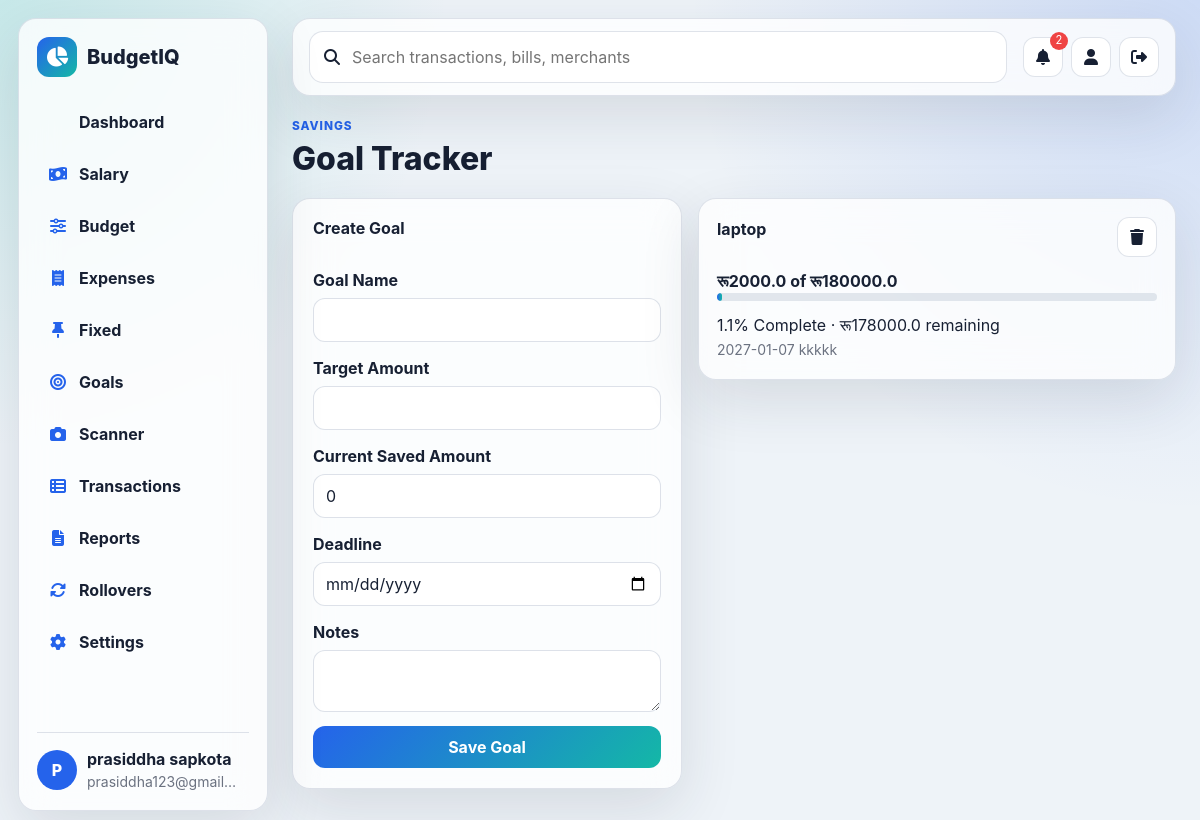
The page /goals (signed in) on the database its author committed.
### models.py (models this page shows, shortened)
class User(UserMixin, db.Model):
    __tablename__ = "users"
    id = db.Column(db.Integer, primary_key=True)
    name = db.Column(db.String(120), nullable=False)
    email = db.Column(db.String(255), nullable=False, unique=True, index=True)
    password_hash = db.Column(db.String(255), nullable=False)
    created_at = db.Column(db.DateTime, default=datetime.utcnow)

class SavingsGoal(db.Model):
    __tablename__ = "savings_goals"
    id = db.Column(db.Integer, primary_key=True)
    user_id = db.Column(db.Integer, db.ForeignKey("users.id"), nullable=False)
    name = db.Column(db.String(120), nullable=False)
    target_amount = db.Column(db.Float, nullable=False)
    current_amount = db.Column(db.Float, nullable=False, default=0)
    deadline = db.Column(db.Date)
    notes = db.Column(db.Text)
    created_at = db.Column(db.DateTime, default=datetime.utcnow)
    @property
    def percent(self):
        if self.target_amount <= 0:
            return 0
        return min(100, round((self.current_amount / self.target_amount) * 100, 1))
    @property
    def remaining(self):
        return max(0, self.target_amount - self.current_amount)

### routes/main.py (the view, shortened to what this page needs)
@main_bp.route("/goals", methods=["GET", "POST"])
@login_required
def goals():
    rows = SavingsGoal.query.filter_by(user_id=current_user.id).order_by(SavingsGoal.deadline.asc()).all()
    return render_template("goals.html", goals=rows, symbol=currency_symbol((latest_salary() or Salary(currency="INR")).currency))

### routes/main.py (called while the page is built)
def latest_salary():
    return Salary.query.filter_by(user_id=current_user.id).order_by(Salary.salary_date.desc()).first()

def currency_symbol(code):
    return {"INR": "₹", "USD": "$", "EUR": "€", "GBP": "£", "NPR": "रू"}.get(code or "INR", code or "₹")

### templates/goals.html
{% extends "base.html" %}
{% block content %}
<section class="page-head"><div><p class="eyebrow">Savings</p><h1>Goal Tracker</h1></div></section>
<section class="two-col">
  <form class="glass-panel stack-form" method="post">
    <h2>Create Goal</h2>
    <label>Goal Name<input class="form-control" name="name" required></label>
    <label>Target Amount<input class="form-control" type="number" step="0.01" name="target_amount" required></label>
    <label>Current Saved Amount<input class="form-control" type="number" step="0.01" name="current_amount" value="0"></label>
    <label>Deadline<input class="form-control" type="date" name="deadline"></label>
    <label>Notes<textarea class="form-control" name="notes"></textarea></label>
    <button class="btn btn-primary">Save Goal</button>
  </form>
  <div class="goal-grid">
    {% for goal in goals %}
    <article class="glass-panel goal-card">
      <div class="section-title"><h2>{{ goal.name }}</h2><form method="post" action="{{ url_for('main.delete_goal', goal_id=goal.id) }}"><button class="icon-btn"><i class="fa-solid fa-trash"></i></button></form></div>
      <strong>{{ symbol }}{{ goal.current_amount|round(2) }} of {{ symbol }}{{ goal.target_amount|round(2) }}</strong>
      <div class="progress"><span style="width: {{ goal.percent }}%"></span></div>
      <p>{{ goal.percent }}% Complete · {{ symbol }}{{ goal.remaining|round(2) }} remaining</p>
      <small>{{ goal.deadline or "No deadline" }} {{ goal.notes }}</small>
    </article>
    {% endfor %}
  </div>
</section>
{% endblock %}

### templates/base.html (shortened to what this page needs)
<!doctype html>
<html lang="en" data-theme="{{ active_theme }}">
<head>
  <link href="https://cdn.jsdelivr.net/npm/bootstrap@5.3.3/dist/css/bootstrap.min.css" rel="stylesheet">
  <link href="https://cdnjs.cloudflare.com/ajax/libs/font-awesome/6.5.2/css/all.min.css" rel="stylesheet">
  <link href="{{ url_for('static', filename='css/style.css') }}" rel="stylesheet">
</head>
<body>
  {% if current_user.is_authenticated %}
  <aside class="sidebar glass-panel">
    <div class="brand"><span class="brand-icon"><i class="fa-solid fa-chart-pie"></i></span><span>BudgetIQ</span></div>
    <nav>
      <a href="{{ url_for('main.dashboard') }}"> Dashboard</a>
      <a href="{{ url_for('main.salary') }}"><i class="fa-solid fa-money-bill-wave"></i> Salary</a>
      <a href="{{ url_for('main.budget') }}"><i class="fa-solid fa-sliders"></i> Budget</a>
      <a href="{{ url_for('main.expenses') }}"><i class="fa-solid fa-receipt"></i> Expenses</a>
      <a href="{{ url_for('main.fixed') }}"><i class="fa-solid fa-thumbtack"></i> Fixed</a>
      <a href="{{ url_for('main.goals') }}"><i class="fa-solid fa-bullseye"></i> Goals</a>
      <a href="{{ url_for('main.scanner') }}"><i class="fa-solid fa-camera"></i> Scanner</a>
      <a href="{{ url_for('main.transactions') }}"><i class="fa-solid fa-table-list"></i> Transactions</a>
      <a href="{{ url_for('main.reports') }}"><i class="fa-solid fa-file-lines"></i> Reports</a>
      <a href="{{ url_for('main.rollovers') }}"><i class="fa-solid fa-rotate"></i> Rollovers</a>
      <a href="{{ url_for('main.settings') }}"><i class="fa-solid fa-gear"></i> Settings</a>
    </nav>
    <div class="profile-chip">
      <div class="avatar">{{ current_user.name[:1]|upper }}</div>
      <div><strong>{{ current_user.name }}</strong><small>{{ current_user.email }}</small></div>
    </div>
  </aside>
  {% endif %}
  <main class="{% if current_user.is_authenticated %}app-shell{% else %}auth-shell{% endif %}">
    {% if current_user.is_authenticated %}
    <header class="topbar glass-panel">
      <form class="searchbar" action="{{ url_for('main.transactions') }}">
        <i class="fa-solid fa-magnifying-glass"></i>
        <input name="q" placeholder="Search transactions, bills, merchants">
      </form>
      <div class="top-actions">
        <form method="post" action="{{ url_for('main.mark_notifications_read') }}">
          <button class="icon-btn" title="Notifications"><i class="fa-solid fa-bell"></i>{% if unread_count %}<span>{{ unread_count }}</span>{% endif %}</button>
        </form>
        <a class="icon-btn" href="{{ url_for('main.profile') }}" title="Profile"><i class="fa-solid fa-user"></i></a>
        <a class="icon-btn" href="{{ url_for('auth.logout') }}" title="Logout"><i class="fa-solid fa-right-from-bracket"></i></a>
      </div>
    </header>
    {% endif %}
    {% block content %}{% endblock %}
  </main>
</body>
</html>

### static/css/style.css (style rules this page uses)
:root { --bg: #eef3f8; --panel: rgba(255, 255, 255, 0.78); --panel-strong: rgba(255, 255, 255, 0.92); --text: #172033; --muted: #6b7280; --line: rgba(148, 163, 184, 0.3); --primary: #2563eb; --primary-2: #14b8a6; --danger: #ef4444; --shadow: 0 20px 60px rgba(31, 41, 55, 0.12); }
* { box-sizing: border-box; }
body { min-height: 100vh; margin: 0; color: var(--text); background: radial-gradient(circle at top left, rgba(20, 184, 166, 0.18), transparent 28rem), radial-gradient(circle at top right, rgba(37, 99, 235, 0.16), transparent 32rem), var(--bg); font-family: Inter, "Segoe UI", Arial, sans-serif; }
a { color: var(--primary); text-decoration: none; }
h1 { font-size: 2rem; font-weight: 800; margin: 0; letter-spacing: 0; }
h2 { font-size: 1rem; font-weight: 750; margin: 0 0 1rem; letter-spacing: 0; }
small, .muted { color: var(--muted); }
.glass-panel { background: var(--panel); border: 1px solid var(--line); border-radius: 18px; box-shadow: var(--shadow); backdrop-filter: blur(18px); }
.sidebar { position: fixed; inset: 18px auto 18px 18px; width: 250px; padding: 18px; display: flex; flex-direction: column; z-index: 10; }
.brand { display: flex; align-items: center; gap: 10px; font-size: 1.25rem; font-weight: 800; margin-bottom: 22px; }
.brand-icon { width: 40px; height: 40px; display: grid; place-items: center; border-radius: 12px; background: linear-gradient(135deg, var(--primary), var(--primary-2)); color: white; }
.sidebar nav { display: grid; gap: 6px; }
.sidebar nav a { color: var(--text); padding: 11px 12px; border-radius: 12px; display: flex; gap: 12px; align-items: center; font-weight: 650; }
.sidebar nav i { width: 18px; color: var(--primary); text-align: center; }
.profile-chip { margin-top: auto; display: flex; gap: 10px; align-items: center; padding-top: 14px; border-top: 1px solid var(--line); min-width: 0; }
.profile-chip small { display: block; overflow: hidden; text-overflow: ellipsis; white-space: nowrap; max-width: 150px; }
.avatar { width: 40px; height: 40px; border-radius: 50%; display: grid; place-items: center; background: var(--primary); color: #fff; font-weight: 800; }
.app-shell { padding: 18px 24px 40px 292px; }
.topbar { min-height: 72px; padding: 12px 16px; display: flex; align-items: center; gap: 16px; margin-bottom: 22px; }
.searchbar { flex: 1; display: flex; align-items: center; gap: 10px; padding: 12px 14px; border: 1px solid var(--line); border-radius: 14px; background: var(--panel-strong); }
.searchbar input { width: 100%; border: 0; outline: 0; background: transparent; color: var(--text); }
.top-actions, .button-row { display: flex; align-items: center; gap: 8px; }
.icon-btn { position: relative; width: 40px; height: 40px; border: 1px solid var(--line); background: var(--panel-strong); color: var(--text); border-radius: 12px; display: inline-grid; place-items: center; }
.icon-btn span { position: absolute; top: -6px; right: -6px; min-width: 18px; height: 18px; padding: 0 5px; border-radius: 9px; background: var(--danger); color: #fff; font-size: 0.7rem; }
.page-head { display: flex; align-items: center; justify-content: space-between; gap: 16px; margin-bottom: 20px; }
.eyebrow { margin: 0 0 4px; text-transform: uppercase; color: var(--primary); font-size: 0.74rem; font-weight: 800; letter-spacing: 0.08em; }
.chart-card, .budget-summary, .alerts-card, .table-card, .goals-mini, .goal-card { padding: 18px; }
.section-title { display: flex; align-items: center; justify-content: space-between; gap: 12px; margin-bottom: 12px; }
.progress { grid-column: 1 / -1; height: 8px; background: rgba(148, 163, 184, 0.25); border-radius: 999px; overflow: hidden; }
.progress span { display: block; height: 100%; background: linear-gradient(90deg, var(--primary), var(--primary-2)); border-radius: inherit; }
.two-col { display: grid; grid-template-columns: 390px minmax(0, 1fr); gap: 16px; align-items: start; }
.stack-form { padding: 20px; display: grid; gap: 14px; }
.stack-form label { display: grid; gap: 6px; font-weight: 700; }
.form-control, .form-select { min-height: 44px; border-radius: 12px; border-color: var(--line); background-color: var(--panel-strong); color: var(--text); }
.btn { border-radius: 12px; font-weight: 750; min-height: 42px; }
.btn-primary { background: linear-gradient(135deg, var(--primary), var(--primary-2)); border: 0; }
.goal-grid { display: grid; grid-template-columns: repeat(auto-fit, minmax(240px, 1fr)); gap: 14px; }
.goal-card p { margin: 12px 0 0; }

### rows shown on the page
User: name "P", name "prasiddha sapkota", email "prasiddha123@gmail…"
SavingsGoal: name "laptop", symbol "रू", current_amount "2000.0", target_amount "180000.0", percent "1.1", remaining "178000.0", deadline "2027-01-07", notes "kkkkk"

### other values the page prints
{{ unread_count }} "2"
